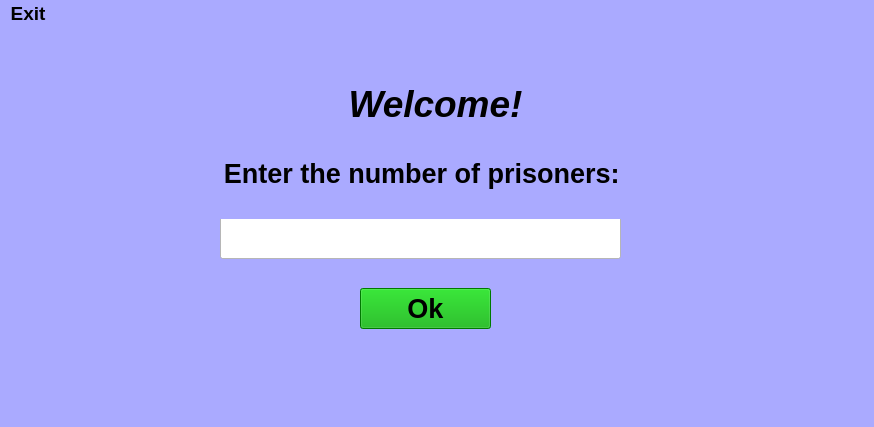
<?xml version="1.0" encoding="UTF-8"?>
<ui version="4.0">
 <class>Prison</class>
 <widget class="QMainWindow" name="Prison">
  <property name="geometry">
   <rect>
    <x>0</x>
    <y>0</y>
    <width>874</width>
    <height>427</height>
   </rect>
  </property>
  <property name="windowTitle">
   <string>Prison</string>
  </property>
  <property name="styleSheet">
   <string notr="true">background-color: rgb(170, 170, 255);</string>
  </property>
  <widget class="QWidget" name="centralwidget">
   <widget class="QPushButton" name="NumOfPrisonersSubmitButton">
    <property name="geometry">
     <rect>
      <x>360</x>
      <y>260</y>
      <width>131</width>
      <height>41</height>
     </rect>
    </property>
    <property name="font">
     <font>
      <pointsize>20</pointsize>
      <bold>true</bold>
     </font>
    </property>
    <property name="styleSheet">
     <string notr="true">background-color: rgb(0, 170, 0);
border-color: rgb(0, 0, 0);
color: rgb(0, 0, 0);</string>
    </property>
    <property name="text">
     <string>Ok</string>
    </property>
   </widget>
   <widget class="QLineEdit" name="NumOfPrisonersInput">
    <property name="geometry">
     <rect>
      <x>220</x>
      <y>180</y>
      <width>401</width>
      <height>51</height>
     </rect>
    </property>
    <property name="font">
     <font>
      <pointsize>22</pointsize>
      <bold>true</bold>
     </font>
    </property>
    <property name="styleSheet">
     <string notr="true">background-color: rgb(255, 255, 255);

border-color: rgb(0, 0, 0);

</string>
    </property>
   </widget>
   <widget class="QLabel" name="label">
    <property name="geometry">
     <rect>
      <x>210</x>
      <y>100</y>
      <width>431</width>
      <height>91</height>
     </rect>
    </property>
    <property name="minimumSize">
     <size>
      <width>0</width>
      <height>91</height>
     </size>
    </property>
    <property name="maximumSize">
     <size>
      <width>16777215</width>
      <height>91</height>
     </size>
    </property>
    <property name="font">
     <font>
      <pointsize>20</pointsize>
      <bold>true</bold>
     </font>
    </property>
    <property name="text">
     <string>Enter the number of prisoners: </string>
    </property>
    <property name="alignment">
     <set>Qt::AlignCenter</set>
    </property>
   </widget>
   <widget class="QLabel" name="label_2">
    <property name="geometry">
     <rect>
      <x>220</x>
      <y>30</y>
      <width>431</width>
      <height>91</height>
     </rect>
    </property>
    <property name="minimumSize">
     <size>
      <width>0</width>
      <height>91</height>
     </size>
    </property>
    <property name="maximumSize">
     <size>
      <width>16777215</width>
      <height>91</height>
     </size>
    </property>
    <property name="font">
     <font>
      <pointsize>28</pointsize>
      <italic>true</italic>
      <bold>true</bold>
     </font>
    </property>
    <property name="text">
     <string>Welcome!</string>
    </property>
    <property name="alignment">
     <set>Qt::AlignCenter</set>
    </property>
   </widget>
  </widget>
  <widget class="QMenuBar" name="menubar">
   <property name="geometry">
    <rect>
     <x>0</x>
     <y>0</y>
     <width>874</width>
     <height>24</height>
    </rect>
   </property>
   <property name="font">
    <font>
     <pointsize>14</pointsize>
     <bold>true</bold>
    </font>
   </property>
   <widget class="QMenu" name="menuFile">
    <property name="styleSheet">
     <string notr="true">background-color: rgb(255, 0, 0);</string>
    </property>
    <property name="title">
     <string>Exit</string>
    </property>
    <addaction name="actionExit"/>
   </widget>
   <addaction name="menuFile"/>
  </widget>
  <widget class="QStatusBar" name="statusbar"/>
  <action name="actionExit">
   <property name="text">
    <string>    ✕</string>
   </property>
   <property name="font">
    <font>
     <pointsize>12</pointsize>
     <bold>true</bold>
    </font>
   </property>
  </action>
 </widget>
 <resources/>
 <connections/>
</ui>
